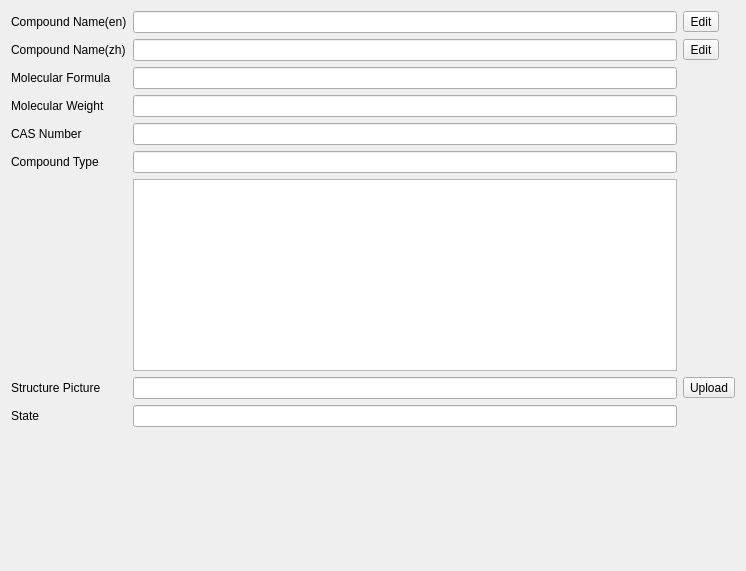
<?xml version="1.0" encoding="UTF-8"?>
<ui version="4.0">
 <class>BasicInformation</class>
 <widget class="QWidget" name="BasicInformation">
  <property name="geometry">
   <rect>
    <x>0</x>
    <y>0</y>
    <width>746</width>
    <height>571</height>
   </rect>
  </property>
  <property name="windowTitle">
   <string>BasicInformation</string>
  </property>
  <layout class="QGridLayout" name="gridLayout">
   <item row="0" column="0">
    <widget class="QLabel" name="labelCompoundName_en">
     <property name="text">
      <string>Compound Name(en)</string>
     </property>
    </widget>
   </item>
   <item row="0" column="1">
    <widget class="QLineEdit" name="lineEditCompoundName_en"/>
   </item>
   <item row="0" column="2">
    <widget class="QToolButton" name="tBtnName_en_Edit">
     <property name="text">
      <string>Edit</string>
     </property>
    </widget>
   </item>
   <item row="1" column="0">
    <widget class="QLabel" name="labelCompoundName_zh">
     <property name="text">
      <string>Compound Name(zh)</string>
     </property>
    </widget>
   </item>
   <item row="1" column="1">
    <widget class="QLineEdit" name="lineEditCompoundName_zh"/>
   </item>
   <item row="1" column="2">
    <widget class="QToolButton" name="tBtnName_zh_Edit">
     <property name="text">
      <string>Edit</string>
     </property>
    </widget>
   </item>
   <item row="2" column="0">
    <widget class="QLabel" name="labelMolecularFormula">
     <property name="text">
      <string>Molecular Formula</string>
     </property>
    </widget>
   </item>
   <item row="2" column="1">
    <widget class="QLineEdit" name="lineEditMolecularFormula"/>
   </item>
   <item row="3" column="0">
    <widget class="QLabel" name="labelMolecularWeight">
     <property name="text">
      <string>Molecular Weight</string>
     </property>
    </widget>
   </item>
   <item row="3" column="1">
    <widget class="QLineEdit" name="lineEditMolecularWeight"/>
   </item>
   <item row="4" column="0">
    <widget class="QLabel" name="labelCASNumber">
     <property name="text">
      <string>CAS Number</string>
     </property>
    </widget>
   </item>
   <item row="4" column="1">
    <widget class="QLineEdit" name="lineEditCASNumber"/>
   </item>
   <item row="5" column="0">
    <widget class="QLabel" name="labelCompoundType">
     <property name="text">
      <string>Compound Type</string>
     </property>
    </widget>
   </item>
   <item row="5" column="1">
    <widget class="QLineEdit" name="lineEditCompoundType"/>
   </item>
   <item row="6" column="1">
    <widget class="QGraphicsView" name="graphicsViewStructure"/>
   </item>
   <item row="7" column="0">
    <widget class="QLabel" name="labelStructurePicture">
     <property name="text">
      <string>Structure Picture</string>
     </property>
    </widget>
   </item>
   <item row="7" column="1">
    <widget class="QLineEdit" name="lineEditStructurePicturePath"/>
   </item>
   <item row="7" column="2">
    <widget class="QToolButton" name="tBtnUploadStructure">
     <property name="text">
      <string>Upload</string>
     </property>
    </widget>
   </item>
   <item row="8" column="0">
    <widget class="QLabel" name="labelState">
     <property name="text">
      <string>State</string>
     </property>
    </widget>
   </item>
   <item row="8" column="1">
    <widget class="QLineEdit" name="lineEditState"/>
   </item>
   <item row="9" column="1">
    <spacer name="verticalSpacer">
     <property name="orientation">
      <enum>Qt::Orientation::Vertical</enum>
     </property>
     <property name="sizeHint" stdset="0">
      <size>
       <width>20</width>
       <height>120</height>
      </size>
     </property>
    </spacer>
   </item>
  </layout>
 </widget>
 <resources/>
 <connections/>
</ui>
